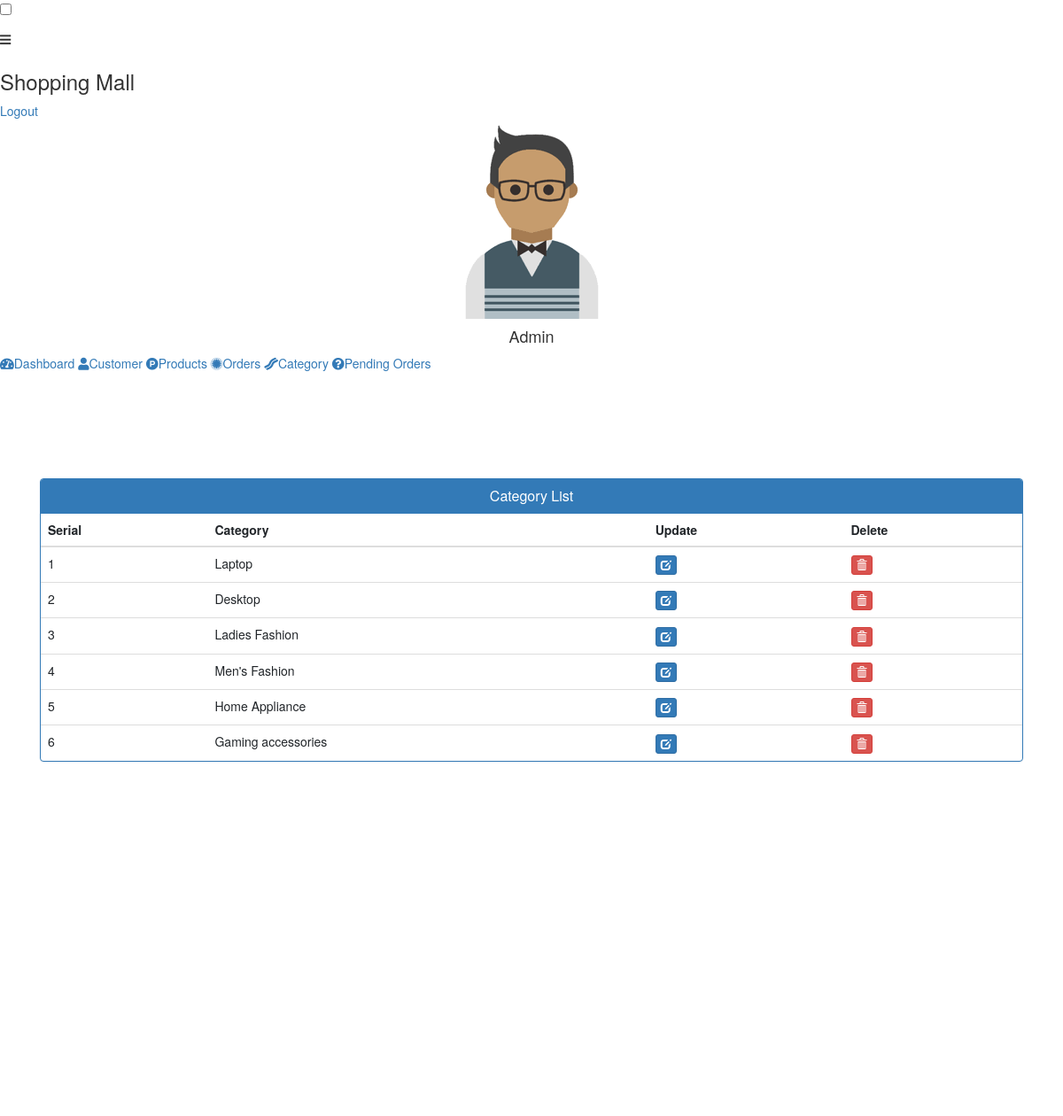
Screenshot of /admn/category-list with the database file from the repository.
### admn/models.py (models this page shows, shortened)
class product_category(models.Model):
	categoryName=models.CharField(max_length=20)

### admn/views.py (the view)
# urls.py: path('category-list', views.category_list_view, name='category-list'),
def category_list_view(request):
	categories = AMODEL.product_category.objects.all()
	context = {
		'categories' : categories,
	}
	return render(request, 'admn/category-list.html', context)

### templates/admn/category-list.html (shortened to what this page needs)
{% extends 'admn/adminbase.html' %}
{% block content %}
{% load static %}
<head>
  <link href="//netdna.bootstrapcdn.com/bootstrap/3.0.0/css/bootstrap.min.css" rel="stylesheet" id="bootstrap-css">
</head>
<br><br>
<div class="container" style="min-height:720px">
  <div class="panel panel-primary">
    <div class="panel-heading">
      <h6 class="panel-title">Category List</h6>
    </div>
    <table class="table table-hover" id="dev-table">
      <thead>
        <tr>
          <th>Serial</th>
          <th>Category</th>
          <th>Update</th>
          <th>Delete</th>
        </tr>
      </thead>
      {% for t in categories %}
      <tr>
        <td> {{forloop.counter}} </td>
        <td> {{t.categoryName}}</td>
        <td><a class="btn btn-primary btn-xs" href="{% url 'update-category' t.id  %}"><span class="glyphicon glyphicon-edit"></span></a></td>
        <td><a class="btn btn-danger btn-xs" href="{% url 'delete-category' t.id  %}"><span class="glyphicon glyphicon-trash"></span></a></td>
      </tr>
      {% endfor %}
    </table>
  </div>
</div>
{% endblock %}

### templates/admn/category-list.html (style rules this page uses)
a:link { text-decoration: none; }
h6 { text-align: center; }

### rows the page displays
product_category: categoryName "Laptop"
product_category: categoryName "Desktop"
product_category: categoryName "Ladies Fashion"
product_category: categoryName "Men's Fashion"
product_category: categoryName "Home Appliance"
product_category: categoryName "Gaming accessories"
